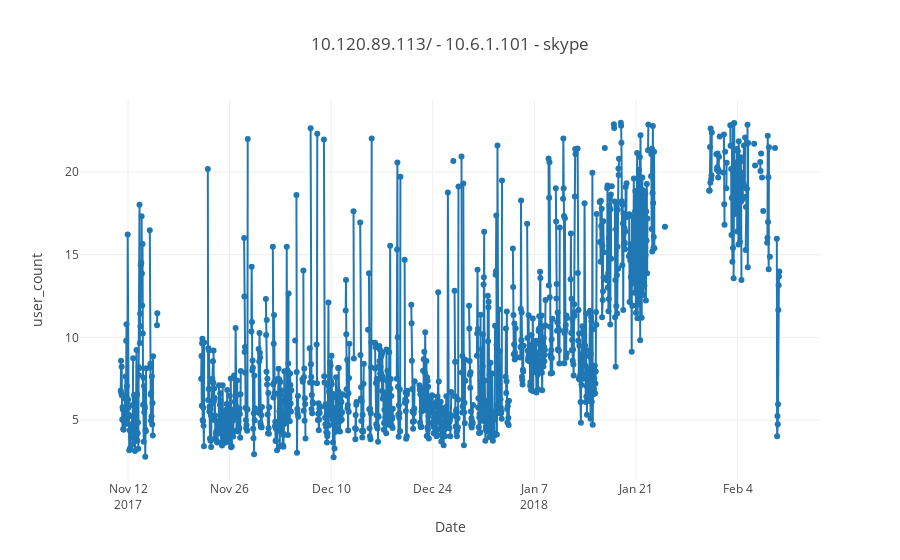

Notebook code cell kept with this figure:
### Code cell
q50 = bw_4apps1.bw.median()
    q100 = bw_4apps1.bw.quantile(1)
    q75  = bw_4apps1.bw.quantile(.75)
    print("max = ",max(bw_4apps1.bw))
    print("q50 = ",q50)
    print("q75 = ",q75)
    print("q100-q50 = ",(q100-q50))
    if((q100-q50) >= (2*q50)):
        
        bw_4apps1.loc[bw_4apps1.bw>=(2*q50),'bw'] = None
        
        
    plot_test(bw_4apps1.index,bw_4apps1.bw,'10.120.89.113/ - 10.6.1.101 - skype ')

### Figure 1 — Plotly figure (JSON) as saved in the notebook; plotly's stock layout.template omitted (floating-point values rounded to 4 significant figures; data arrays with more than 128 entries replaced by an {"elided": "..."} marker saying what was removed)
{"data": [{"mode": "lines+markers", "name": "Actual", "type": "scatter", "x": {"elided": "1874 str values"}, "y": {"elided": "1874 float values"}}], "layout": {"title": "10.120.89.113/ - 10.6.1.101 - skype ", "xaxis": {"title": "Date"}, "yaxis": {"title": "user_count"}}}
